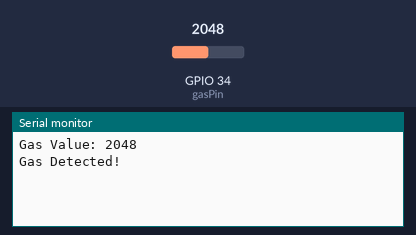
Simulated run of this sketch. Board: ESP32. Parts: the last lines printed to the serial monitor. The inputs (shaded band) are chosen by the test bench; at power-on: GPIO 34 (gasPin) = 2048 (analog values on the 0–4095 scale). WiFi joins after 1.5 s; servers stay silent unless stated.

Above: at 3.0 s.
3.1 s: GPIO 34 (gasPin) set to 1574
At 4.1 s:
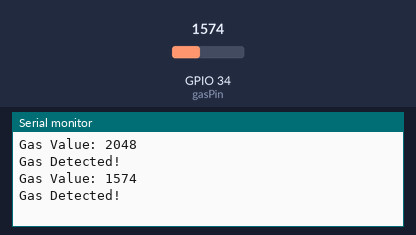
4.6 s: GPIO 34 (gasPin) set to 1446
At 5.6 s:
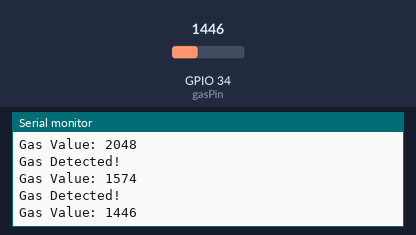
Timing chart, 0 to 7.6 s (numbered marks = the images above; inputs shaded):
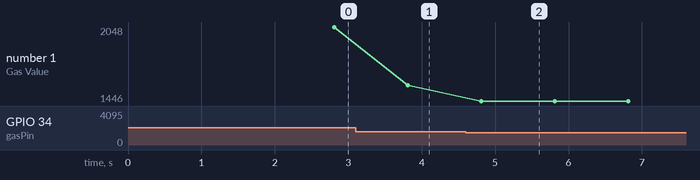

Measured:
- the behaviour switches between 1501 and 1500 on GPIO 34 (gasPin) (found by bisection; images 1 and 2)
- after the input at 3.1 s, the serial monitor: prints a new line after 0.71 s (image 1)
- after the input at 4.6 s, the serial monitor: prints a new line after 0.21 s (image 2)
- plotted number 1: 2048 → 1574 after the input at 3.1 s, 1574 → 1446 after the input at 4.6 s

The sketch:

airquality.ino
```cpp
#define BLYNK_TEMPLATE_ID "YourTemplateID"
#define BLYNK_TEMPLATE_NAME "Fire Detection System"
#define BLYNK_AUTH_TOKEN "YourAuthToken"

#include <WiFi.h>
#include <BlynkSimpleEsp32.h>

char ssid[] = "YourWiFiName";
char pass[] = "YourWiFiPassword";

const int gasPin = 34;

BlynkTimer timer;

uint16_t readAvg(int pin, int n = 20) {
  uint32_t sum = 0;
  for (int i = 0; i < n; i++) {
    sum += analogRead(pin);
    delayMicroseconds(200);
  }
  return sum / n;
}

void sendSensorData() {
  uint16_t raw = readAvg(gasPin);
  uint32_t mv = analogReadMilliVolts(gasPin);

  Serial.print("Gas Value: ");
  Serial.println(raw);

  // Send to Blynk
  Blynk.virtualWrite(V0, raw);

  // Alert condition
  if (raw > 1500) {
    Serial.println("Gas Detected!");
    Blynk.logEvent("Gas Leakage Detected!");
    Blynk.virtualWrite(V1, 1);
  } else {
    Blynk.virtualWrite(V1, 0);
  }
}

void setup() {
  Serial.begin(115200);

  analogReadResolution(12);
  analogSetPinAttenuation(gasPin, ADC_11db);

  Blynk.begin(BLYNK_AUTH_TOKEN, ssid, pass);

  timer.setInterval(1000L, sendSensorData);
}

void loop() {
  Blynk.run();
  timer.run();
}
```
